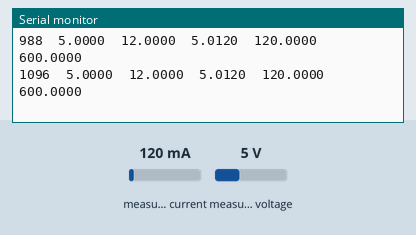
Simulated run of this program. Board: ESP32. Parts: the last lines printed to the serial monitor. Inputs (shaded band) come from the test bench; at power-on: measured current 120 mA, measured voltage 5 V.

Above: at 1.7 s.
1.8 s: measured current set to 40 mA
At 1.81 s:
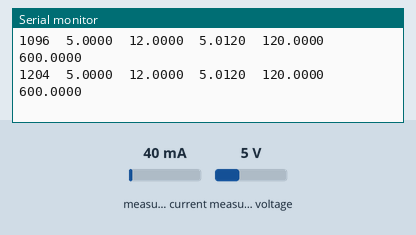
3.3 s: measured voltage set to 0.3 V
At 3.33 s:
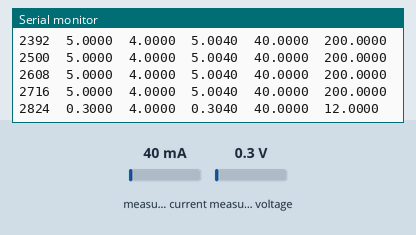
4.8 s: measured current set to 500 mA
At 4.84 s:
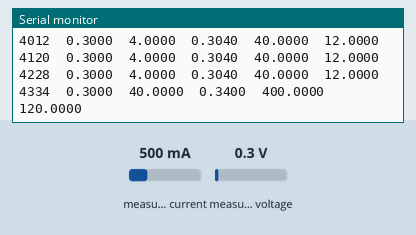
Timing chart, 0 to 7.8 s (numbered marks = the images above; inputs shaded):
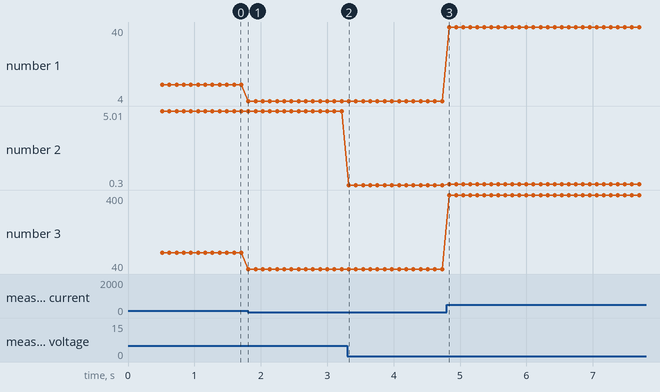

The program:

main.cpp
```cpp
#include <Arduino.h>
#include <Wire.h>
#include <Adafruit_INA219.h>
#include <math.h>

#ifndef INA219_I2C_SDA_PIN
#define INA219_I2C_SDA_PIN 21
#endif

#ifndef INA219_I2C_SCL_PIN
#define INA219_I2C_SCL_PIN 22
#endif

#ifndef INA219_SAMPLE_PERIOD_MS
#define INA219_SAMPLE_PERIOD_MS 100
#endif

#ifndef INA219_SERIAL_BAUD
#define INA219_SERIAL_BAUD 115200
#endif

#ifndef INA219_USE_16V_400MA_CALIBRATION
#define INA219_USE_16V_400MA_CALIBRATION 1
#endif

namespace {
Adafruit_INA219 g_ina219;
uint32_t g_start_ms = 0;
bool g_ina219_ready = false;
uint32_t g_last_init_attempt_ms = 0;

void scan_i2c_bus();
void print_banner();

void apply_calibration() {
#if INA219_USE_16V_400MA_CALIBRATION
  g_ina219.setCalibration_16V_400mA();
#else
  g_ina219.setCalibration_32V_1A();
#endif
}

bool try_initialize_ina219(bool verbose) {
  if (g_ina219.begin()) {
    apply_calibration();
    g_start_ms = millis();
    g_ina219_ready = true;
    print_banner();
    return true;
  }

  if (verbose) {
    Serial.println("# Failed to initialize INA219 via Adafruit driver");
    Serial.printf("# INA219 still not detected | sda=%u scl=%u\n",
                  static_cast<unsigned>(INA219_I2C_SDA_PIN),
                  static_cast<unsigned>(INA219_I2C_SCL_PIN));
    scan_i2c_bus();
  }

  return false;
}

void scan_i2c_bus() {
  bool found_any = false;

  Serial.printf("# Scanning I2C bus on SDA=%u SCL=%u\n",
                static_cast<unsigned>(INA219_I2C_SDA_PIN),
                static_cast<unsigned>(INA219_I2C_SCL_PIN));

  for (uint8_t address = 1; address < 0x7F; ++address) {
    Wire.beginTransmission(address);
    const uint8_t error = Wire.endTransmission();

    if (error == 0) {
      Serial.printf("# I2C device found at 0x%02X\n", address);
      found_any = true;
    }
  }

  if (!found_any) {
    Serial.println("# No I2C devices found");
  }
}

void print_banner() {
  Serial.printf(
      "# INA219 monitor ready | sda=%u scl=%u sample_period_ms=%u calibration=%s\n",
      static_cast<unsigned>(INA219_I2C_SDA_PIN),
      static_cast<unsigned>(INA219_I2C_SCL_PIN),
      static_cast<unsigned>(INA219_SAMPLE_PERIOD_MS),
#if INA219_USE_16V_400MA_CALIBRATION
      "16V_400mA"
#else
      "32V_1A"
#endif
  );
  Serial.println(
      "elapsed_ms\tbus_voltage_V\tshunt_voltage_mV\tload_voltage_V\tcurrent_mA\tpower_mW");
}
}  // namespace

void setup() {
  Serial.begin(INA219_SERIAL_BAUD);
  delay(250);

  Wire.begin(INA219_I2C_SDA_PIN, INA219_I2C_SCL_PIN);
  delay(250);
  g_last_init_attempt_ms = millis();
  (void)try_initialize_ina219(true);
}

void loop() {
  if (!g_ina219_ready) {
    const uint32_t now_ms = millis();
    if ((now_ms - g_last_init_attempt_ms) >= 1000U) {
      g_last_init_attempt_ms = now_ms;
      (void)try_initialize_ina219(true);
    }
    delay(50);
    return;
  }

  const float shunt_voltage_mV = g_ina219.getShuntVoltage_mV();
  const float bus_voltage_V = g_ina219.getBusVoltage_V();
  const float current_mA = fabsf(g_ina219.getCurrent_mA());
  const float power_mW = fabsf(g_ina219.getPower_mW());
  const float load_voltage_V = bus_voltage_V + (shunt_voltage_mV / 1000.0f);
  const uint32_t elapsed_ms = millis() - g_start_ms;

  Serial.printf("%lu\t%.4f\t%.4f\t%.4f\t%.4f\t%.4f\n",
                static_cast<unsigned long>(elapsed_ms),
                static_cast<double>(bus_voltage_V),
                static_cast<double>(shunt_voltage_mV),
                static_cast<double>(load_voltage_V),
                static_cast<double>(current_mA),
                static_cast<double>(power_mW));

  delay(INA219_SAMPLE_PERIOD_MS);
}
```

Measured:
- after the input at 3.3 s, the serial monitor: prints a new line at once (image 2)
- plotted number 1: 12 → 4 after the input at 1.8 s
- plotted number 2: 5.01 → 5 after the input at 1.8 s, 5 → 0.3 after the input at 3.3 s
- plotted number 3: 120 → 40 after the input at 1.8 s
